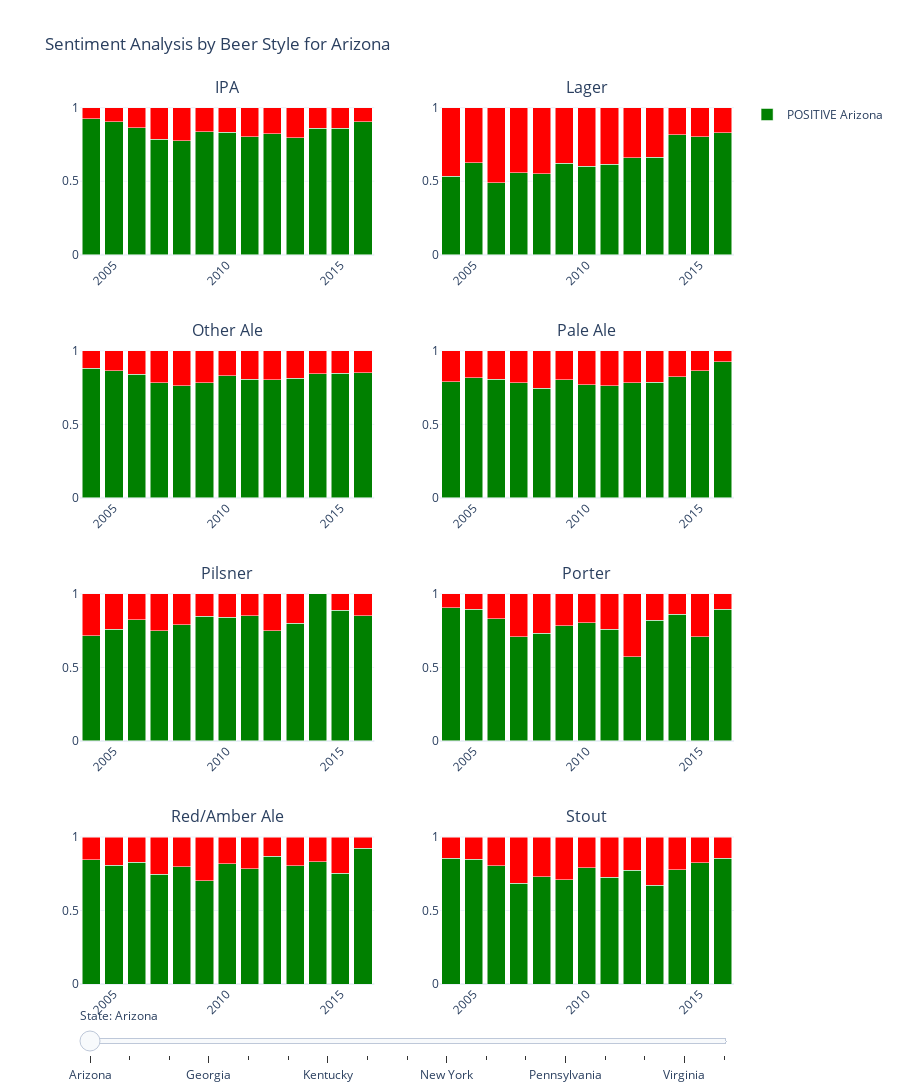

Notebook code cell kept with this figure:
### Markdown cell above
The plot shows trends in change of fraction of both positive and negative sentiment counts for some subset of states (we will speak more about this subset later, but these are essentially states on which we found election poll results for every election year in time frame 2004-2016).  

The previously observed trend of Lagers not being favoured is reflected here as well, with the fraction of positive reviews for them being substantially lower compared to other beer styles across all states. High fraction of positive reviews (around 80%) for most of the years, beer styles and states reflects general affinity of reviewers to leave positive comments and also high ratings.

Potentially, with more broader emotional sentiment analysis we could've captured somewhat different results, however that would've increased the dimensionality of our already high-dimensional problem and make analysis more complex so we stayed with this choice.

### Code cell
# Loading and filtering sentiments
sentiment_path = str(beer_advocate_path / "reviews2_df.pkl")

sentiment_reviews = reviews_processing.Reviews(users_path, sentiment_path)
per_sentiment = sentiment_reviews.posneg_sentiment_aggregation_counts(all_states=False)
per_sentiment_filt = per_sentiment[per_sentiment['year'].isin(year_list)]

fig_years = plotting_utils.plot_sentiment_posneg_states(per_sentiment_filt)
